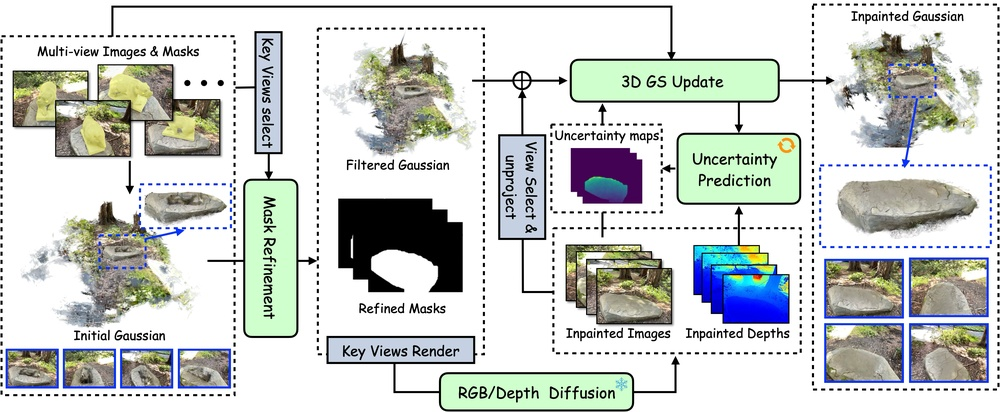
#> input picture assets/pipeline.jpg, 1000 x 412 px, shrunk from 3914 x 1614 before the run
$ python cut_image.py --input_image1_path ../assets/pipeline.jpg --input_image2_path ../assets/pipeline.jpg --input_mask_path ../assets/pipeline.jpg --save_path out.png
#> lines starting #> are read from the running program, lines starting #| are printed output that depends on the picture; after the words box and inside, x2 and y2 are one past the last pixel; in counts of white or black regions, pixels touching at a corner belong together
import argparse

import cv2
import numpy as np
# [10 lines of commented-out code are left out]

def combine_with_mask(image1, image2, mask):
    combined_image = image1.copy()
    h, w = image1.shape[:2]
    for i in range(h):
        for j in range(w):
            if mask[i, j]:
                combined_image[i, j] = image2[i, j]
    return combined_image

if __name__ == "__main__":
    parser = argparse.ArgumentParser()
    parser.add_argument('--input_image1_path', required=True, help='Path to the first input image.')
    # parser.add_argument('--input_depth1_path', required=True, help='Path to the first input depth data.')
    parser.add_argument('--input_image2_path', required=True, help='Path to the second input image.')
    # parser.add_argument('--input_depth2_path', required=True, help='Path to the second input depth data.')
    parser.add_argument('--input_mask_path', required=True, help='Path to the mask image.')
    parser.add_argument('--save_path', required=True, help='Path to the save image.')
    args = parser.parse_args()

    # 读取图像和深度数据
    image1 = cv2.imread(args.input_image1_path)
#> image1 is the input picture: shape (412, 1000, 3); mean B, G, R 203.9, 207.4, 203.3
    image2 = cv2.imread(args.input_image2_path)

    # 读取掩码
    mask = cv2.imread(args.input_mask_path, cv2.IMREAD_GRAYSCALE)
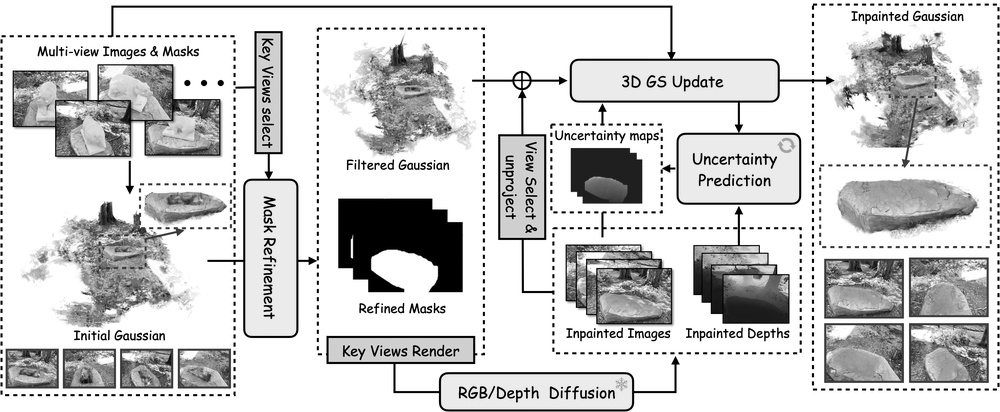
#> mask: shape (412, 1000); min 0, max 255, mean 205.8
    mask[mask != 0] = 1
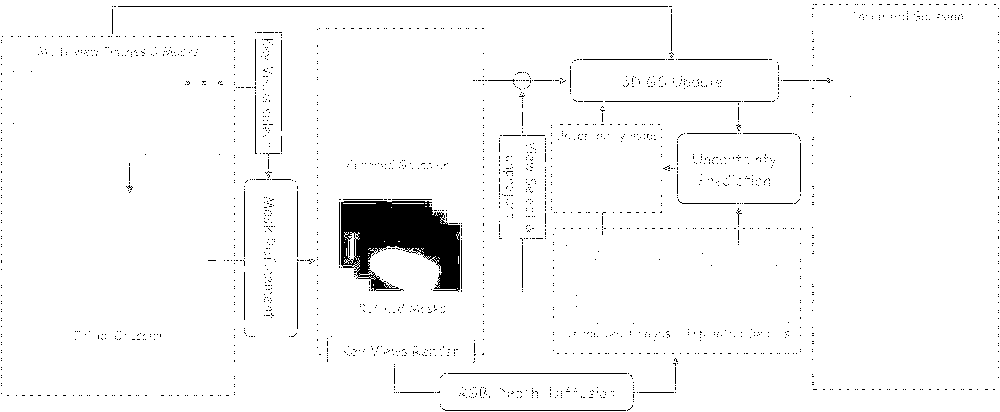
#> mask: shape (412, 1000); values 0 (black) and 1 (white), 97% white; 1862 black regions (1829 under 20 px), largest, box (x1, y1, x2, y2) and area: (341, 201, 460, 292) 6732, (118, 6, 668, 7) 550, (442, 408, 626, 411) 184
    combined_image = combine_with_mask(image1, image2, mask)

    # 保存合并后的图像和深度到 input_image2_path 和 input_depth2_path
    cv2.imwrite(args.save_path, combined_image)
